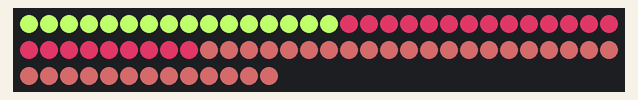
Simulated run of this sketch. Board: Arduino Uno, built with avr-gcc and run on an emulated ATmega328P. Shown: 73 RGB LEDs in strip order, left to right, continuing on the next row.

Above: at 0.15 s.
At 6.51 s:
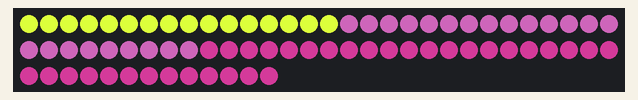
At 18.3 s:
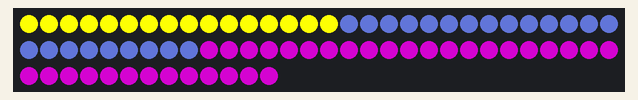
At 39.65 s:
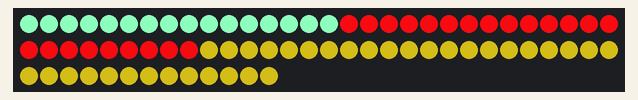

The sketch:

simple.ino
```cpp
#include "FastLED.h"
#include "math.h"
#include <stdio.h>

#define NEED_CXX_BITS

#define DATA_PIN 10
#define NUM_LEDS 73

/**
 * An RGB 88 is an RGB with 16 bits per channel; the 8 bits of CRGB color are augmented by 8
 * "fractional" bits, which are simulated using temporal dithering.
 */
class RGB88 {
  public:
    accum88 red, green, blue;

    RGB88() {};

    RGB88(accum88 _red, accum88 _green, accum88 _blue) {
        red = _red;
        green = _green;
        blue = _blue;
    }

    RGB88(CRGB color) {
      red = color.red << 8;
      green = color.green << 8;
      blue = color.blue << 8;
    }

    CRGB dither(unsigned long t) {
        return CRGB(
            ditherChannel(t, red),
            ditherChannel(t, green),
            ditherChannel(t, blue)
        );
    }

    unsigned short ditherChannel(unsigned long t, accum88 channel) {
        // The lower 8 bits of the accum88 are the fractional part.
        unsigned short fract = channel & 0xff;

        // No dithering necessary!
        if (fract <= 1) {
          return channel >> 8;
        }

        if (t % round(256 / fract) == 0) {
          return (channel >> 8) + 1;
        }

        return channel >> 8;
    }
};

/*
 * An RGB88Animator animates smoothly between two RGB88 colors.
 */
class RGB88Animator {
  public:
    RGB88 color1, color2;

    // The sign for each color is -1 or 1.
    int redSign, greenSign, blueSign;

    unsigned int redDiff, greenDiff, blueDiff;

    RGB88Animator() {}
    RGB88Animator(RGB88 _color1, RGB88 _color2) {
      color1 = _color1;
      color2 = _color2;

      redSign = color1.red < color2.red ? 1 : -1;
      greenSign = color1.green < color2.green ? 1 : -1;
      blueSign = color1.blue < color2.blue ? 1 : -1;

      redDiff = abs(color1.red - color2.red);
      greenDiff = abs(color1.green - color2.green);
      blueDiff = abs(color1.blue - color2.blue);
    }

    RGB88Animator(CRGB _color1, CRGB _color2) : RGB88Animator(RGB88(_color1), RGB88(_color2)) {}

    RGB88 at(unsigned long t) {
      unsigned short rawAmplitude = sin16(t) + 32768;

      unsigned short redAmplitude = scale16(rawAmplitude, redDiff);
      unsigned short greenAmplitude = scale16(rawAmplitude, greenDiff);
      unsigned short blueAmplitude = scale16(rawAmplitude, blueDiff);

      return RGB88(
        color1.red + redSign * redAmplitude,
        color1.green + greenSign * greenAmplitude,
        color1.blue + blueSign * blueAmplitude
      );
    };
};

unsigned long counter = 0;

RGB88Animator back;
RGB88Animator middle;
RGB88Animator front;

CRGB leds[NUM_LEDS];

void setup() {
  FastLED.addLeds<NEOPIXEL, DATA_PIN>(leds, NUM_LEDS);

  back = RGB88Animator(CRGB::Aquamarine, CRGB::Yellow);
  middle = RGB88Animator(CRGB::Red, CRGB::MediumSeaGreen);
  front = RGB88Animator(CRGB::Olive, CRGB::Purple);

  // Don't want FastLED's built-in dithering to interfere with our manual
  // dithering.
  FastLED.setDither(0);
}

void loop() {
  // LED index.
  int i = 0;

  // Back layer
  CRGB backLED = back.at(counter << 4).dither(counter);
  for (i = 0; i < 16; i++) {
    leds[i] = backLED;
  }

  // Middle layer
  CRGB middleLED = middle.at(counter << 4).dither(counter);
  for (i = 16; i < 39; i++) {
    leds[i] = middleLED;
  }

  // Front layer
  CRGB frontLED = front.at(counter << 4).dither(counter);
  for (i = 39; i < 73; i++) {
    leds[i] = frontLED;
  }

  counter += 1;
  FastLED.show();
}
```
